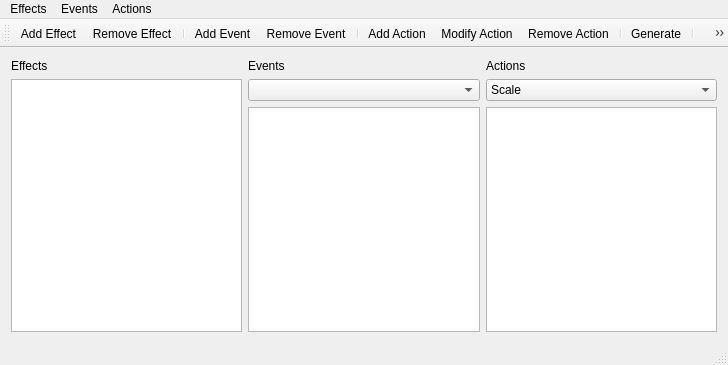
<?xml version="1.0" encoding="UTF-8"?>
<ui version="4.0">
 <class>MainWindow</class>
 <widget class="QMainWindow" name="MainWindow">
  <property name="geometry">
   <rect>
    <x>0</x>
    <y>0</y>
    <width>728</width>
    <height>365</height>
   </rect>
  </property>
  <property name="windowTitle">
   <string>KaFX D-Generator</string>
  </property>
  <property name="windowIcon">
   <iconset resource="resources.qrc">
    <normaloff>:/img/icono</normaloff>:/img/icono</iconset>
  </property>
  <widget class="QWidget" name="centralWidget">
   <layout class="QHBoxLayout" name="horizontalLayout">
    <item>
     <layout class="QVBoxLayout" name="verticalLayout">
      <item>
       <widget class="QLabel" name="label">
        <property name="text">
         <string>Effects</string>
        </property>
       </widget>
      </item>
      <item>
       <widget class="QListWidget" name="listWidget">
        <property name="currentRow">
         <number>-1</number>
        </property>
       </widget>
      </item>
     </layout>
    </item>
    <item>
     <layout class="QVBoxLayout" name="verticalLayout_2">
      <item>
       <widget class="QLabel" name="label_2">
        <property name="text">
         <string>Events</string>
        </property>
       </widget>
      </item>
      <item>
       <widget class="QComboBox" name="comboBox"/>
      </item>
      <item>
       <widget class="QListWidget" name="listWidget_2"/>
      </item>
     </layout>
    </item>
    <item>
     <layout class="QVBoxLayout" name="verticalLayout_3">
      <item>
       <widget class="QLabel" name="label_3">
        <property name="text">
         <string>Actions</string>
        </property>
       </widget>
      </item>
      <item>
       <widget class="QComboBox" name="comboBox_2">
        <item>
         <property name="text">
          <string>Scale</string>
         </property>
        </item>
        <item>
         <property name="text">
          <string>Rotate</string>
         </property>
        </item>
        <item>
         <property name="text">
          <string>Move</string>
         </property>
        </item>
        <item>
         <property name="text">
          <string>Move From</string>
         </property>
        </item>
        <item>
         <property name="text">
          <string>Move To</string>
         </property>
        </item>
        <item>
         <property name="text">
          <string>Fade</string>
         </property>
        </item>
        <item>
         <property name="text">
          <string>Paint</string>
         </property>
        </item>
        <item>
         <property name="text">
          <string>Paint Reflection</string>
         </property>
        </item>
        <item>
         <property name="text">
          <string>Paint using Cache</string>
         </property>
        </item>
        <item>
         <property name="text">
          <string>Change Color</string>
         </property>
        </item>
        <item>
         <property name="text">
          <string>Fill Mode</string>
         </property>
        </item>
        <item>
         <property name="text">
          <string>Change Shadow Size</string>
         </property>
        </item>
        <item>
         <property name="text">
          <string>Change Border Size</string>
         </property>
        </item>
        <item>
         <property name="text">
          <string>Set Texture</string>
         </property>
        </item>
        <item>
         <property name="text">
          <string>Shake</string>
         </property>
        </item>
        <item>
         <property name="text">
          <string>Wiggle</string>
         </property>
        </item>
        <item>
         <property name="text">
          <string>Start Group</string>
         </property>
        </item>
        <item>
         <property name="text">
          <string>End Group</string>
         </property>
        </item>
        <item>
         <property name="text">
          <string>Glow</string>
         </property>
        </item>
        <item>
         <property name="text">
          <string>Blur</string>
         </property>
        </item>
        <item>
         <property name="text">
          <string>RotoZoom</string>
         </property>
        </item>
        <item>
         <property name="text">
          <string>Wave</string>
         </property>
        </item>
        <item>
         <property name="text">
          <string>Define Variable</string>
         </property>
        </item>
       </widget>
      </item>
      <item>
       <widget class="QListWidget" name="listWidget_3"/>
      </item>
     </layout>
    </item>
   </layout>
  </widget>
  <widget class="QMenuBar" name="menuBar">
   <property name="geometry">
    <rect>
     <x>0</x>
     <y>0</y>
     <width>728</width>
     <height>22</height>
    </rect>
   </property>
   <widget class="QMenu" name="menuEffects">
    <property name="title">
     <string>Effects</string>
    </property>
    <addaction name="actionAdd_Effect"/>
    <addaction name="actionRemove_Effect"/>
    <addaction name="actionEdit_Effect"/>
   </widget>
   <widget class="QMenu" name="menuEvents">
    <property name="title">
     <string>Events</string>
    </property>
    <addaction name="actionAdd_Event"/>
    <addaction name="actionRemove_Event"/>
   </widget>
   <widget class="QMenu" name="menuActions">
    <property name="title">
     <string>Actions</string>
    </property>
    <addaction name="actionAdd_Action"/>
    <addaction name="actionEdit_Action"/>
    <addaction name="actionRemove_Action"/>
   </widget>
   <addaction name="menuEffects"/>
   <addaction name="menuEvents"/>
   <addaction name="menuActions"/>
  </widget>
  <widget class="QToolBar" name="mainToolBar">
   <attribute name="toolBarArea">
    <enum>TopToolBarArea</enum>
   </attribute>
   <attribute name="toolBarBreak">
    <bool>false</bool>
   </attribute>
   <addaction name="actionAdd_Effect"/>
   <addaction name="actionRemove_Effect"/>
   <addaction name="separator"/>
   <addaction name="actionAdd_Event"/>
   <addaction name="actionRemove_Event"/>
   <addaction name="separator"/>
   <addaction name="actionAdd_Action"/>
   <addaction name="actionEdit_Action"/>
   <addaction name="actionRemove_Action"/>
   <addaction name="separator"/>
   <addaction name="actionGenerate"/>
   <addaction name="separator"/>
   <addaction name="actionCheckCard"/>
   <addaction name="separator"/>
  </widget>
  <widget class="QStatusBar" name="statusBar"/>
  <action name="actionAdd_Effect">
   <property name="text">
    <string>Add Effect</string>
   </property>
  </action>
  <action name="actionAdd_Event">
   <property name="text">
    <string>Add Event</string>
   </property>
  </action>
  <action name="actionRemove_Effect">
   <property name="text">
    <string>Remove Effect</string>
   </property>
  </action>
  <action name="actionGenerate">
   <property name="text">
    <string>Generate</string>
   </property>
  </action>
  <action name="actionCheckCard">
   <property name="text">
    <string>Check if your credit card has funds</string>
   </property>
  </action>
  <action name="actionAdd_Action">
   <property name="text">
    <string>Add Action</string>
   </property>
  </action>
  <action name="actionRemove_Event">
   <property name="text">
    <string>Remove Event</string>
   </property>
  </action>
  <action name="actionRemove_Action">
   <property name="text">
    <string>Remove Action</string>
   </property>
  </action>
  <action name="actionEdit_Effect">
   <property name="text">
    <string>Edit Effect</string>
   </property>
  </action>
  <action name="actionEdit_Action">
   <property name="text">
    <string>Modify Action</string>
   </property>
  </action>
 </widget>
 <layoutdefault spacing="6" margin="11"/>
 <resources>
  <include location="resources.qrc"/>
 </resources>
 <connections/>
</ui>
